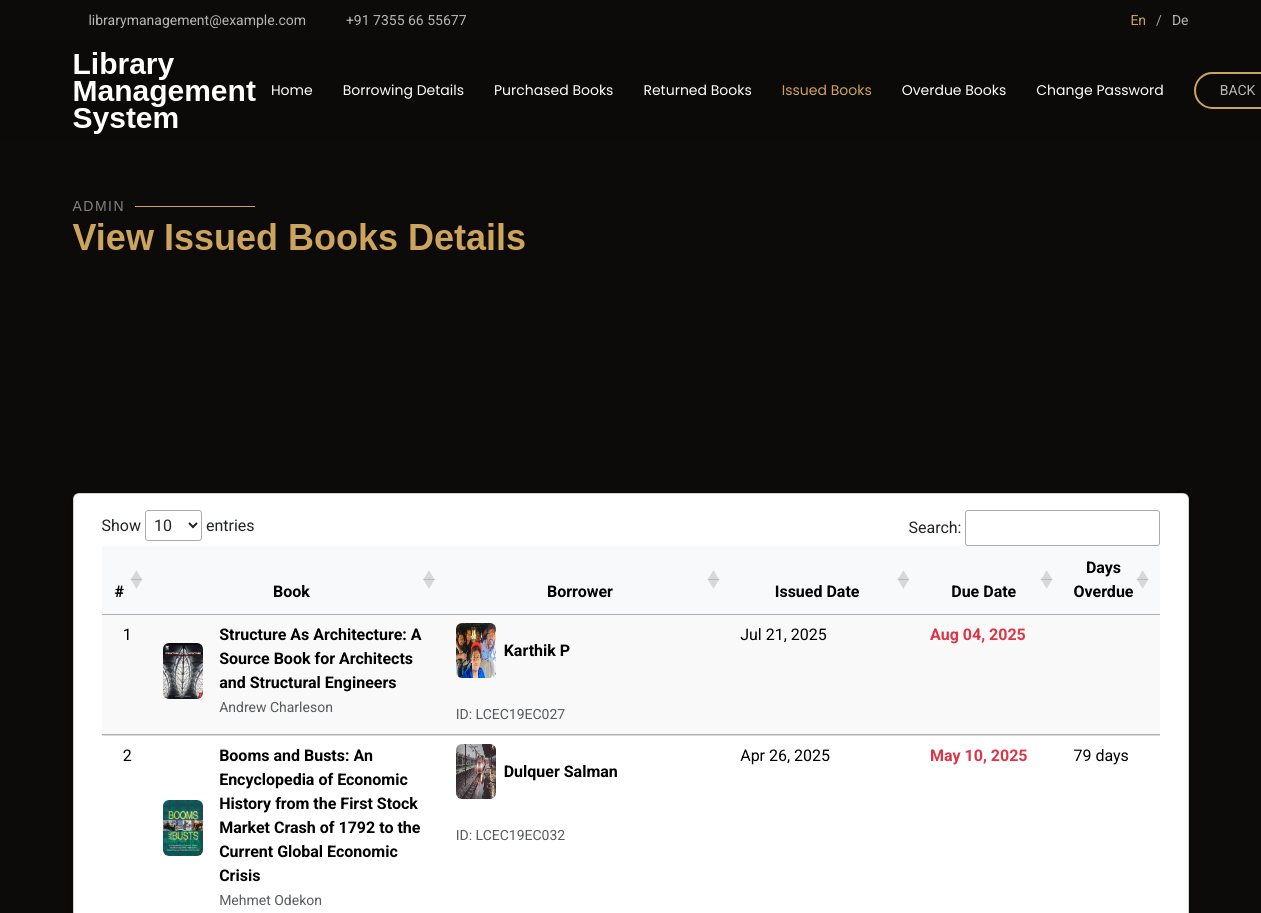
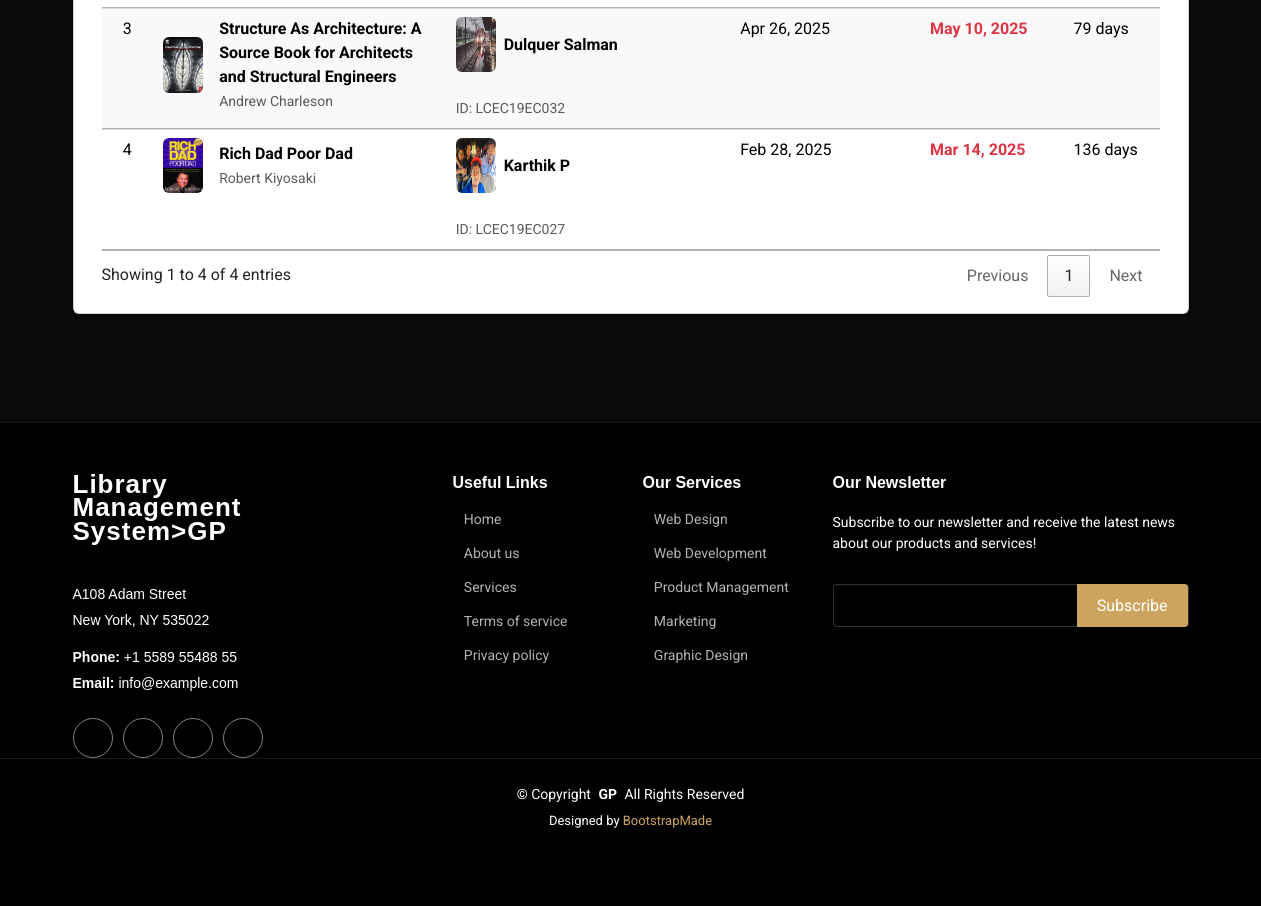
Screenshot of /admin_issuedbooks/ with the database file from the repository (2 pictures, top to bottom).
### home/models.py (models this page shows, shortened)
class Borrowing_details(models.Model):
    STATUS_CHOICES = [
        ('Pending', 'Pending'),
        ('Approved', 'Approved'),
        ('Rejected', 'Rejected'),
        ('Returned', 'Returned'),
    ]
    book_id = models.ForeignKey(Book, on_delete=models.CASCADE)
    member_id = models.ForeignKey(Member, on_delete=models.CASCADE)
    borrowed_date = models.DateField(default=timezone.now)
    approved = models.BooleanField(default=False)
    approved_by = models.ForeignKey(User, on_delete=models.SET_NULL, null=True, blank=True, related_name='approved_request')
    approved_date = models.DateTimeField(null=True, blank=True)
    due_date = models.DateField(null=True, blank=True)
    returned = models.BooleanField(default=False)
    returned_date = models.DateField(blank=True, null=True)
    status = models.CharField(max_length=20, choices=STATUS_CHOICES, default='Pending')
    fine_amount = models.DecimalField(max_digits=10, decimal_places=2, default=0.00)
    days_overdue = models.DecimalField(max_digits=10, decimal_places=2,null=True)
    fine_paid = models.BooleanField(default=False)
    def calculate_fine(self):
        if self.fine_paid or self.returned:
            return
        today = timezone.now().date()
        if self.due_date and today > self.due_date:
            days_late = (today - self.due_date).days
            self.fine_amount = days_late * 5  # ₹5 per day late
            self.save()

class Book(models.Model):
    title = models.CharField(max_length=255)
    author = models.CharField(max_length=255)
    isbn = models.CharField(max_length=100, unique=True)
    author = models.CharField(max_length=255)
    publication_date = models.DateField()
    genres = models.CharField(max_length=150)
    copies_available = models.PositiveBigIntegerField(default=1)
    description = models.TextField(blank=True, null=True)
    book_cover = models.ImageField(upload_to="book_cover/", default='book_cover/default_cover.jpg')
    book_upload = models.FileField(upload_to="e-book/", default='e-book/default_book.jpg')
    rate = models.DecimalField(max_digits=5, decimal_places=2, default=0.00)

class Member(models.Model):
    member_id = models.ForeignKey(User, on_delete=models.CASCADE)
    student_id = models.CharField(max_length=150)
    department = models.CharField(max_length=255)
    year_of_study = models.IntegerField()
    phone_number = models.IntegerField()
    address = models.CharField(max_length=255)
    profile_picture = models.ImageField(upload_to='images/', default='images/default_profile.jpg')
    status = models.BooleanField(default=False)

class User(AbstractUser):
    usertype = models.CharField(max_length=100)

### home/views.py (the view)
# urls.py: path('admin_issuedbooks/', views.admin_issued_book, name='admin_issued_books'),
def admin_issued_book(request):
    issued_books = Borrowing_details.objects.filter(
        returned=False,
        status='Approved'
        ).order_by('-approved_date')
    today = timezone.now().date()
    for record in issued_books:
        record.days_overdue = (today - record.due_date).days
        record.calculate_fine()
    return render(request,'admin-issued-books.html',{'issued_books':issued_books} )

### home/templates/admin-issued-books.html (shortened to what this page needs)
{% load static %}
<!DOCTYPE html>
<html lang="en">
<head>
  <link href="{% static 'assets/vendor/bootstrap/css/bootstrap.min.css' %}" rel="stylesheet">
  <link href="{% static 'assets/vendor/bootstrap-icons/bootstrap-icons.css' %}" rel="stylesheet">
  <link href="{% static 'assets/vendor/aos/aos.css' %}" rel="stylesheet">
  <link href="{% static 'assets/vendor/swiper/swiper-bundle.min.css' %}" rel="stylesheet">
  <link href="{% static 'assets/vendor/glightbox/css/glightbox.min.css' %}" rel="stylesheet">
  <link href="{% static 'assets/css/main.css' %}" rel="stylesheet">
    <link rel="stylesheet" type="text/css" href="https://cdn.datatables.net/1.11.5/css/jquery.dataTables.css">
</head>
<body class="starter-page-page">
  <header id="header" class="header fixed-top position-relative">
    <div class="topbar d-flex align-items-center">
      <div class="container d-flex justify-content-center justify-content-md-between">
        <div class="contact-info d-flex align-items-center">
          <i class="bi bi-envelope d-flex align-items-center"><a href="mailto:contact@example.com">librarymanagement@example.com</a></i>
          <i class="bi bi-phone d-flex align-items-center ms-4"><span>+91 7355 66 55677</span></i>
        </div>
        <div class="languages d-none d-md-flex align-items-center">
          <ul>
            <li>En</li>
            <li><a href="#">De</a></li>
          </ul>
        </div>
      </div>
    </div>
    <div class="branding d-flex align-items-cente">
      <div class="container position-relative d-flex align-items-center justify-content-between">
        <a href="{% url 'homepage' %}" class="logo d-flex align-items-center me-auto me-xl-0">
          <h1 class="sitename" style="line-height: 0.9;">Library<br>Management<br>System</h1><br>
        </a>
        <nav id="navmenu" class="navmenu">
          <ul>
            <li><a href="/homepage">Home<br></a></li>
            <li><a href="/borrowing_list">Borrowing Details</a></li>
            <li><a href="/puchased_books">Purchased Books</a></li>
            <li><a href="/returned_books">Returned Books</a></li>
            <li><a href="/admin_issuedbooks" class="active">Issued Books</a></li>
            <li><a href="/admin_overdue_books">Overdue Books </a></li>
            <li><a href="/change_password">Change Password</a></li>
          </ul>
        </nav>
        <a class="btn-book-a-table d-none d-xl-block" href="/homepage">BACK</a>
      </div>
    </div>
  </header>
  <main class="main">
    <section id="starter-section" class="starter-section section">
      <div class="container section-title" data-aos="fade-up">
        <h2>Admin</h2>
        <p>View Issued Books Details<br></p>
      </div>
    </section>
    <section id="starter-section" class="starter-section section">
        <div class="container-fluid py-4">
            {% if not issued_books %}
            <div class="alert alert-success">
                <i class="bi bi-check-circle me-2"></i>
                No books currently issued
            </div>
            {% else %}
                <section class="py-4">
                    <div class="container">
                        <div class="card shadow-sm">
                            <div class="card-body">
                                <div class="container-fluid table-responsive">
                                    <table class="display table table-hover table-striped" id="issuedBooksTable" >
                                        <colgroup>
                                            <col width="5%">
                                            <col width="30%">
                                            <col width="30%">
                                            <col width="20%">
                                            <col width="20%">
                                            <col width="10%">
                                        </colgroup>
                                        <thead class="table-light">
                                            <tr>
                                                <th class="text-center">#</th>
                                                <th class="text-center">Book</th>
                                                <th class="text-center">Borrower</th>
                                                <th class="text-center">Issued Date</th>
                                                <th class="text-center">Due Date</th>
                                                <th class="text-center">Days Overdue</th>
                                            </tr>
                                        </thead>
                                        <tbody>
                                            {% for book in issued_books %}
                                            <tr>
                                                <td class="text-center" >{{ forloop.counter }}</td>
                                                <td>
                                                    <div class="d-flex align-items-center">
                                                        <img src="{{ book.book_id.book_cover.url }}"
                                                             class="rounded me-3"
                                                             width="40"
                                                             alt="{{ book.book_id.title }}">
                                                        <div>
                                                            <strong>{{ book.book_id.title }}</strong><br>
                                                            <small class="text-muted">{{ book.book_id.author }}</small>
                                                        </div>
                                                    </div>
                                                </td>
                                                <td>
                                                    <div class="d-flex align-items-center">
                                                        <img src="{{ book.member_id.profile_picture.url }}"
                                                            class="rounded me-2"
                                                            width="40"
                                                            height="55"
                                                            alt="Image Not Found">
                                                            <div><strong>{{ book.member_id.member_id.first_name }} {{ book.member_id.member_id.last_name }}</strong></div><br>
                                                        </div>
                                                        <br>
                                                      <div><small class="text-muted">ID: {{ book.member_id.student_id }}</small></div>
                                                </td>
                                                <td>{{ book.approved_date|date:"M d, Y" }}</td>
                                                <td class="fw-bold text-danger">{{ book.due_date|date:"M d, Y" }}</td>
                                                <td>{% if book.days_overdue > 0 %}
                                                    {{ book.days_overdue }} days
                                                    {% endif %}
                                                </td>
                                            </tr>
                                            {% endfor %}
                                        </tbody>
                                    </table>
                                </div>
                            </div>
                        </div>
                    </div>
                </section>
            {% endif %}
        </div>
    </section>
  </main>
  <footer id="footer" class="footer dark-background">
    <div class="footer-top">
      <div class="container">
        <div class="row gy-4">
          <div class="col-lg-4 col-md-6 footer-about">
            <a href="#" class="logo d-flex align-items-center">
              <span class="sitename" style="line-height: 0.9;">Library<br>Management<br>System>GP</span>
            </a>
            <div class="footer-contact pt-3">
              <p>A108 Adam Street</p>
              <p>New York, NY 535022</p>
              <p class="mt-3"><strong>Phone:</strong> <span>+1 5589 55488 55</span></p>
              <p><strong>Email:</strong> <span>info@example.com</span></p>
            </div>
            <div class="social-links d-flex mt-4">
              <a href=""><i class="bi bi-twitter-x"></i></a>
              <a href=""><i class="bi bi-facebook"></i></a>
              <a href=""><i class="bi bi-instagram"></i></a>
              <a href=""><i class="bi bi-linkedin"></i></a>
            </div>
          </div>
          <div class="col-lg-2 col-md-3 footer-links">
            <h4>Useful Links</h4>
            <ul>
              <li><i class="bi bi-chevron-right"></i> <a href="#"> Home</a></li>
              <li><i class="bi bi-chevron-right"></i> <a href="#"> About us</a></li>
              <li><i class="bi bi-chevron-right"></i> <a href="#"> Services</a></li>
              <li><i class="bi bi-chevron-right"></i> <a href="#"> Terms of service</a></li>
              <li><i class="bi bi-chevron-right"></i> <a href="#"> Privacy policy</a></li>
            </ul>
          </div>
          <div class="col-lg-2 col-md-3 footer-links">
            <h4>Our Services</h4>
            <ul>
              <li><i class="bi bi-chevron-right"></i> <a href="#"> Web Design</a></li>
              <li><i class="bi bi-chevron-right"></i> <a href="#"> Web Development</a></li>
              <li><i class="bi bi-chevron-right"></i> <a href="#"> Product Management</a></li>
              <li><i class="bi bi-chevron-right"></i> <a href="#"> Marketing</a></li>
              <li><i class="bi bi-chevron-right"></i> <a href="#"> Graphic Design</a></li>
            </ul>
          </div>
          <div class="col-lg-4 col-md-12 footer-newsletter">
            <h4>Our Newsletter</h4>
            <p>Subscribe to our newsletter and receive the latest news about our products and services!</p>
            <form action="forms/newsletter.php" method="post" class="php-email-form">
              <div class="newsletter-form"><input type="email" name="email"><input type="submit" value="Subscribe"></div>
            </form>
          </div>
        </div>
      </div>
    </div>
    <div class="copyright">
      <div class="container text-center">
        <p>© <span>Copyright</span> <strong class="px-1 sitename">GP</strong> <span>All Rights Reserved</span></p>
        <div class="credits">
          Designed by <a href="https://bootstrapmade.com/">BootstrapMade</a>
        </div>
      </div>
    </div>
  </footer>
</body>
</html>

### rows the page displays
Borrowing_details: book_id.book_cover (picture), book_id "Structure As Architecture: A Source Book for Architects and Structural Engineers", book_id.author "Andrew Charleson", member_id.profile_picture (picture), member_id.member_id.first_name "Karthik", member_id.member_id.last_name "P", member_id.student_id "LCEC19EC027", approved_date "Jul 21, 2025", due_date "Aug 04, 2025"
Borrowing_details: book_id.book_cover (picture), book_id "Booms and Busts: An Encyclopedia of Economic History from the First Stock Market Crash of 1792 to the Current Global Economic Crisis", book_id.author "Mehmet Odekon", member_id.profile_picture (picture), member_id.member_id.first_name "Dulquer", member_id.member_id.last_name "Salman", member_id.student_id "LCEC19EC032", approved_date "Apr 26, 2025", due_date "May 10, 2025", days_overdue "79"
Borrowing_details: book_id.book_cover (picture), book_id "Structure As Architecture: A Source Book for Architects and Structural Engineers", book_id.author "Andrew Charleson", member_id.profile_picture (picture), member_id.member_id.first_name "Dulquer", member_id.member_id.last_name "Salman", member_id.student_id "LCEC19EC032", approved_date "Apr 26, 2025", due_date "May 10, 2025", days_overdue "79"
Borrowing_details: book_id.book_cover (picture), book_id "Rich Dad Poor Dad", book_id.author "Robert Kiyosaki", member_id.profile_picture (picture), member_id.member_id.first_name "Karthik", member_id.member_id.last_name "P", member_id.student_id "LCEC19EC027", approved_date "Feb 28, 2025", due_date "Mar 14, 2025", days_overdue "136"
